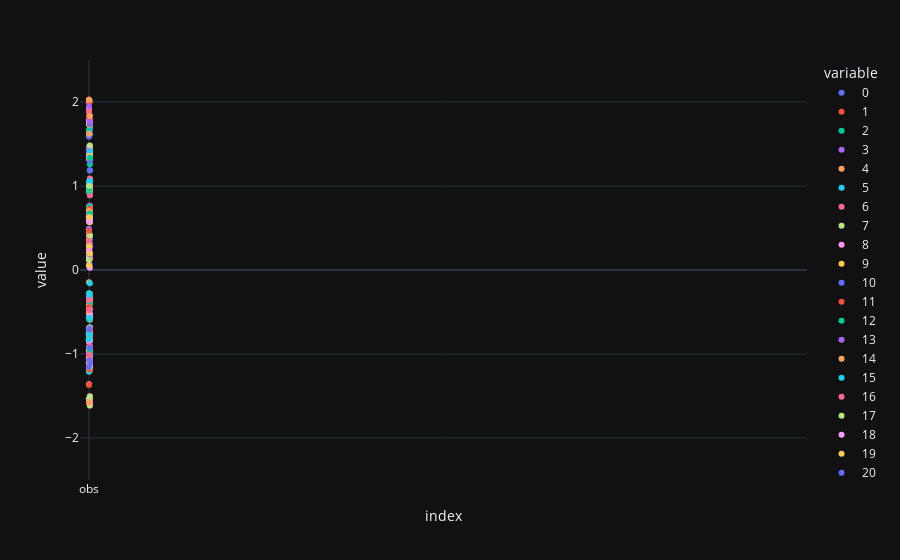

The notebook cell this image was saved under:
### Code cell
import plotly.express as px
'''
On regarder le placement des points pour '''
px.scatter(df_res_ploty['k_1'][1], template="plotly_dark",
           # x='observation', y='prediction',
            range_x=[-10,800], range_y=[-2.5,2.5])
